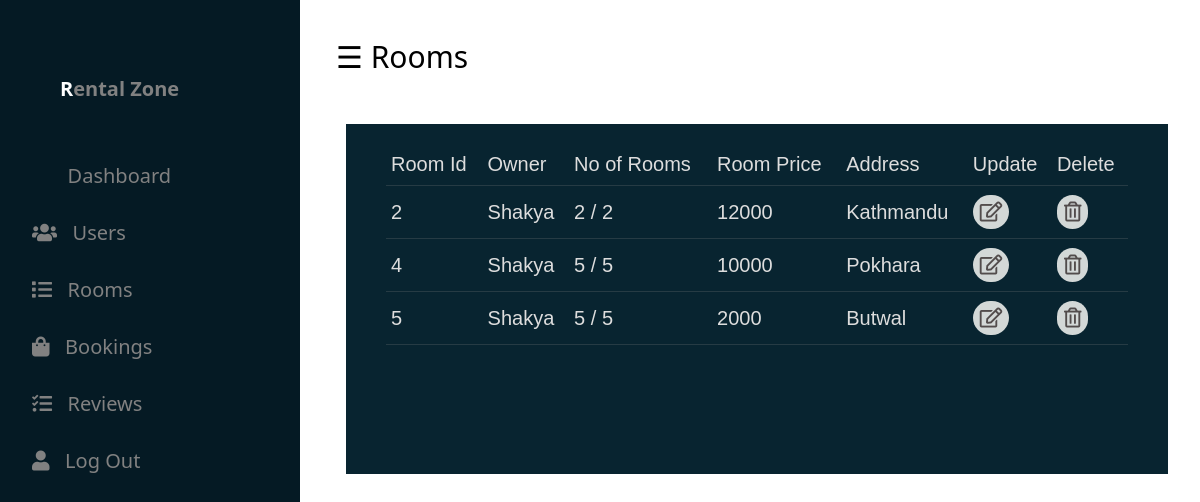
The app's page /accounts/dashRoom/, older data.
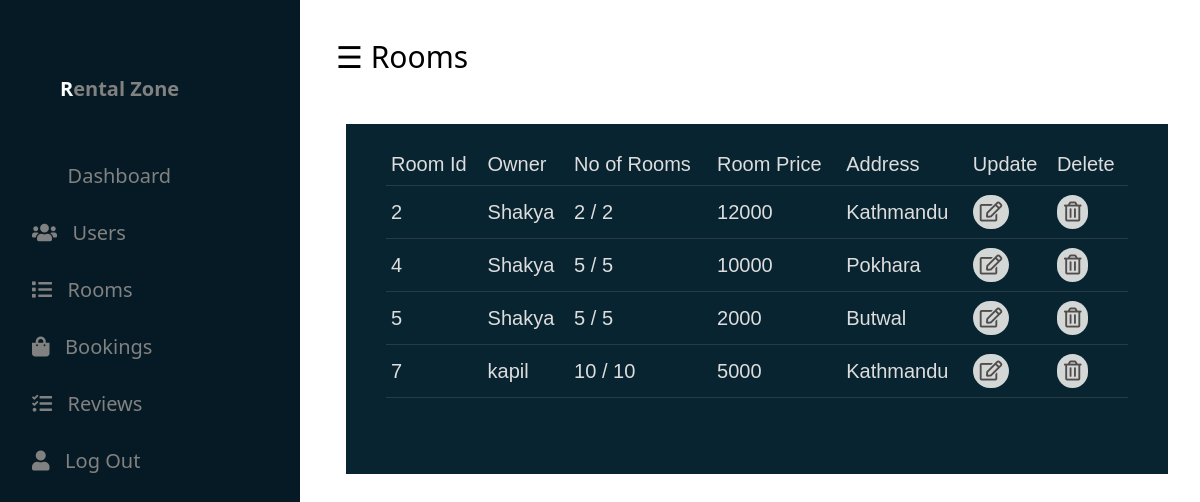
The same page, newer data.
### rooms/models.py (models this page shows)
class Room(models.Model):
   owner = models.ForeignKey(CustomUser,on_delete=models.CASCADE)
   number_of_room = models.PositiveIntegerField(default=0,null=True,blank=True)
   available_rooms = models.PositiveIntegerField(default=0,null=True,blank=True)
   room_price = models.PositiveIntegerField(default=0,null=True,blank=True)
   area_of_room = models.CharField(max_length=45,null=True,blank=True)
   floor = models.CharField(max_length=45,null=True,blank=True)
   parking = models.BooleanField(default=False,null=True,blank=True)
   address = models.CharField(max_length=100,null=True,blank=True)
   city = models.CharField(max_length=25,null=True,blank=True)
   state = models.CharField(max_length=25,null=True,blank=True)
   country = models.CharField(max_length=25,null=True,blank=True)
   image1 =  models.ImageField(upload_to='rooms/', null=True, blank=True )
   image2 = models.ImageField(upload_to='rooms/', null=True, blank=True)
   image3 = models.ImageField(upload_to='rooms/', null=True, blank=True)
   image4 = models.ImageField(upload_to='rooms/', null=True, blank=True)
   description = models.TextField(null=True, blank=True)
   map_link= models.TextField(null=True, blank=True)

### accounts/models.py (models this page shows)
class CustomUser(models.Model):
    user = models.OneToOneField(User, on_delete=models.CASCADE)
    phone = models.CharField(max_length=10,null=True,blank=True)
    user_type = models.CharField(max_length=15,null=True,blank=True)
    address =  models.CharField(max_length=30, null=True,blank=True)
    certificate = models.ImageField(upload_to='certificate', null=True,blank=True)
    def __str__(self):
        return self.user.username

### accounts/views.py (the view)
# urls.py: path('dashRoom/',views.dashRoom,name="dashRoom"),
def dashRoom(request):
    rooms = Room.objects.all()
    context = {'rooms':rooms}
    return render(request,'dashboard/dashRoom.html',context)

### templates/dashboard/dashRoom.html (shortened to what this page needs)
{% extends './dashBase.html' %}
{% load static %}
{% block content %}
<div id="main">
  <div class="head">
      <div class="col-div-6">
<span style="font-size:30px;cursor:pointer; color: rgb(0, 0, 0);" class="nav"  >&#9776; Rooms</span>
</div>
<br>
<br>
<br><br>
<div class="col-div-8">
<div class="box-8">
<div class="content-box">
<table class="appointments">
  <thead>
      <td>Room Id</td>
      <td>Owner</td>
      <td>No of Rooms</td>
      <td>Room Price</td>
      <td>Address</td>
      <td>Update</td>
      <td>Delete</td>
  </thead>
  <tbody>
    {% for room in rooms %}
    <tr>
      <td>{{room.id}} </td>
      <td>{{room.owner}}</td>
      <td>{{room.number_of_room}} / {{room.available_rooms}} </td>
      <td>{{room.room_price}}</td>
      <td>{{room.address}} </td>
      <td><a href=" {% url 'editRoom' room.id %} ">  <i class="far fa-edit"></i></a></td>
      <td><a href=" {% url 'deleteRoom' room.id %} "><i class="far fa-trash-alt"></i></a></td>
    </tr>
   {% endfor %}
  </tbody>
          </table>
          </div>
          </div>
          </div>
          </div>
          </div>
        </body>
        {% endblock content %}

Row changes from the older to the newer data that the page shows:
added Room: id "7", owner "kapil", number_of_room "10", available_rooms "10", room_price "5000", address "Kathmandu"
